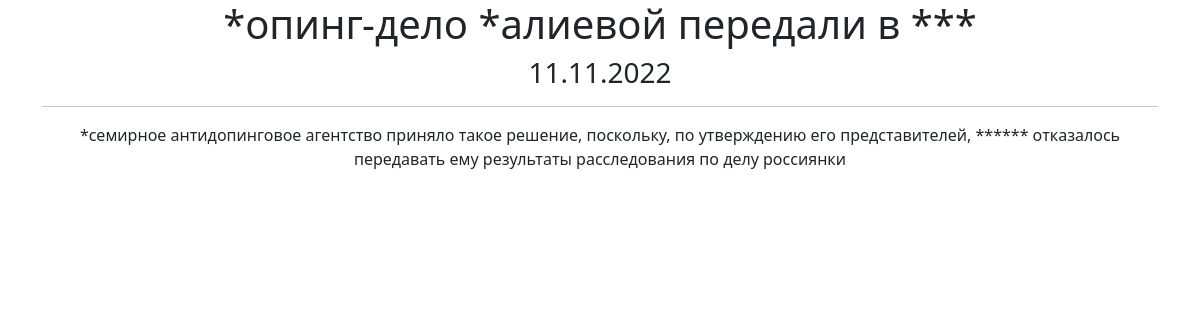
Screenshot of /news/1 with the database file from the repository.
### news/models.py (models this page shows, shortened)
class Post(models.Model):
    title = models.CharField(max_length=255)
    text = models.TextField()
    rating = models.IntegerField(default=0)
    create_time = models.DateTimeField(default=datetime.now, blank=True)
    type = models.BooleanField(default=False)   # True - article, False - news
    author = models.ForeignKey(Author, on_delete=models.CASCADE)
    category = models.ManyToManyField(Category, through='PostCategory')

### news/views.py (the view)
# urls.py: path('<int:pk>', NewsDetail.as_view()),
class NewsDetail(DetailView):
    model = Post
    template_name = 'detailednews.html'
    context_object_name = 'news'

### news/templatetags/custom_filters.py (called while the page is built)
@register.filter()
def censor(txt):
   for s in txt:
      if s.isupper():
         txt = txt.replace(s, '*')
   return txt

### templates/detailednews.html (shortened to what this page needs)
{% extends 'flatpages/default.html' %}
{% load custom_filters %}
{% block content %}
   {% if news %}
        <h1> {{ news.title|censor }}</h1>
        <h3>{{ news.create_time|date:"d.m.Y" }}</h3>
        <hr>{{ news.text|censor }}</hr>
   {% else %}
       <h2>Новостей нет!</h2>
   {% endif %}
{% endblock content %}

### rows the page displays
Post: create_time "11.11.2022", text|censor "*семирное антидопинговое агентство приняло такое решение, поскольку, по утверждению его представителей, ****** отказалось передавать ему результаты расследования по делу россиянки"
